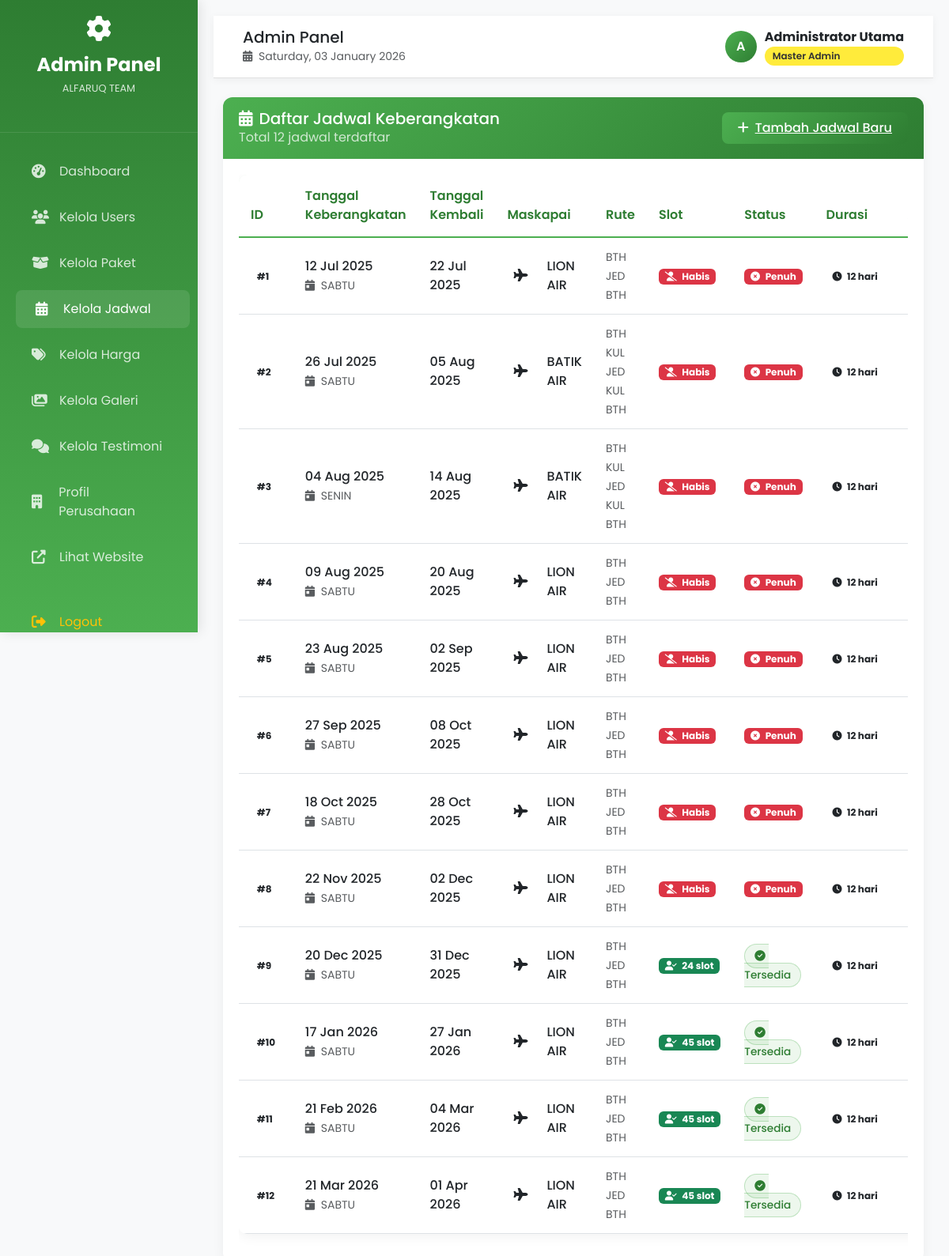
The page /admin/schedule.php (signed in) on the database its author committed.
### tables this page shows
CREATE TABLE `schedules` (
  `id` int(11) NOT NULL,
  `departure_date` date NOT NULL,
  `return_date` date NOT NULL,
  `available_slots` int(11) NOT NULL,
  `status` enum('available','full','cancelled') DEFAULT 'available',
  `airline` varchar(100) DEFAULT NULL,
  `route` varchar(100) DEFAULT NULL,
  `departure_day` varchar(20) DEFAULT NULL,
  `duration_days` int(11) DEFAULT NULL,
  `package_name` varchar(255) DEFAULT NULL,
  `package_description` text DEFAULT NULL,
  `package_price` decimal(10,2) DEFAULT NULL
);

### admin/schedule.php (the view, shortened to what this page needs)
<?php
require_once '../config/database.php';
$action = isset($_GET['action']) ? $_GET['action'] : 'list';
$stmt = $pdo->query("SELECT * FROM schedules ORDER BY departure_date ASC");
$schedules = $stmt->fetchAll();
?>
<!DOCTYPE html>
<html lang="id">
<head>
</head>
<body>
    <?php include 'includes/header.php'; ?>
    <div class="container-fluid mt-4">
        <?php if ($action == 'list'): ?>
        <div class="admin-card">
            <div class="card-header d-flex justify-content-between align-items-center">
                <div>
                    <h5 class="mb-0"><i class="fas fa-calendar-alt me-2"></i>Daftar Jadwal Keberangkatan</h5>
                    <p class="text-white mb-0 opacity-75">Total <?php echo count($schedules); ?> jadwal terdaftar</p>
                </div>
                <a href="?action=create" class="btn-admin-primary">
                    <i class="fas fa-plus me-2"></i>Tambah Jadwal Baru
                </a>
            </div>
            <div class="card-body">
                <?php if (empty($schedules)): ?>
                    <div class="text-center py-5">
                        <i class="fas fa-calendar-times fa-4x text-muted mb-4"></i>
                        <h5 class="text-muted">Belum ada jadwal</h5>
                        <p class="text-muted mb-4">Mulai dengan menambahkan jadwal baru</p>
                        <a href="?action=create" class="btn-admin-primary">
                            <i class="fas fa-plus me-2"></i>Tambah Jadwal Pertama
                        </a>
                    </div>
                <?php else: ?>
                    <div class="table-responsive">
                        <table class="table admin-table">
                            <thead>
                                <tr>
                                    <th>ID</th>
                                    <th>Tanggal Keberangkatan</th>
                                    <th>Tanggal Kembali</th>
                                    <th>Maskapai</th>
                                    <th>Rute</th>
                                    <th>Slot</th>
                                    <th>Status</th>
                                    <th>Durasi</th>
                                    <th>Aksi</th>
                                </tr>
                            </thead>
                            <tbody>
                                <?php foreach ($schedules as $item): ?>
                                <tr>
                                    <td>
                                        <span class="badge bg-light-green text-dark">#<?php echo $item['id']; ?></span>
                                    </td>
                                    <td>
                                        <div class="fw-medium">
                                            <?php echo date('d M Y', strtotime($item['departure_date'])); ?>
                                        </div>
                                        <small class="text-muted">
                                            <i class="fas fa-calendar-day me-1"></i>
                                            <?php echo $item['departure_day']; ?>
                                        </small>
                                    </td>
                                    <td>
                                        <div class="fw-medium">
                                            <?php echo date('d M Y', strtotime($item['return_date'])); ?>
                                        </div>
                                    </td>
                                    <td>
                                        <div class="d-flex align-items-center">
                                            <div class="rounded-circle bg-light-green p-2 me-3">
                                                <i class="fas fa-plane text-primary-green"></i>
                                            </div>
                                            <div>
                                                <div class="fw-medium"><?php echo htmlspecialchars($item['airline']); ?></div>
                                            </div>
                                        </div>
                                    </td>
                                    <td>
                                        <small class="text-muted"><?php echo htmlspecialchars($item['route']); ?></small>
                                    </td>
                                    <td>
                                        <?php if ($item['available_slots'] > 0): ?>
                                            <span class="badge bg-success">
                                                <i class="fas fa-user-check me-1"></i>
                                                <?php echo $item['available_slots']; ?> slot
                                            </span>
                                        <?php else: ?>
                                            <span class="badge bg-danger">
                                                <i class="fas fa-user-slash me-1"></i>
                                                Habis
                                            </span>
                                        <?php endif; ?>
                                    </td>
                                    <td>
                                        <?php if ($item['status'] === 'available'): ?>
                                            <span class="status-badge status-active">
                                                <i class="fas fa-check-circle me-1"></i>
                                                Tersedia
                                            </span>
                                        <?php elseif ($item['status'] === 'full'): ?>
                                            <span class="badge bg-danger">
                                                <i class="fas fa-times-circle me-1"></i>
                                                Penuh
                                            </span>
                                        <?php else: ?>
                                            <span class="badge bg-warning">
                                                <?php echo htmlspecialchars($item['status']); ?>
                                            </span>
                                        <?php endif; ?>
                                    </td>
                                    <td>
                                        <span class="badge bg-light-green text-dark">
                                            <i class="fas fa-clock me-1"></i>
                                            <?php echo $item['duration_days']; ?> hari
                                        </span>
                                    </td>
                                    <td>
                                    </td>
                                </tr>
                                <?php endforeach; ?>
                            </tbody>
                        </table>
                    </div>
                <?php endif; ?>
            </div>
        </div>
        <?php endif; ?>
    </div>
    <?php include 'includes/footer.php'; ?>
</body>
</html>

### admin/includes/header.php (style rules this page uses)
:root { --primary-green: #4CAF50; --dark-green: #2E7D32; --light-green: #E8F5E9; --accent-yellow: #FFEB3B; }
body { font-family: 'Poppins', sans-serif; background-color: #f8f9fa; }
.admin-card { background: white; border-radius: 12px; border: none; box-shadow: 0 4px 15px rgba(0,0,0,0.05); transition: transform 0.3s; }
.admin-card .card-header { background: linear-gradient(135deg, var(--primary-green) 0%, var(--dark-green) 100%); color: white; border-radius: 12px 12px 0 0 !important; padding: 15px 20px; border: none; }
.admin-card .card-body { padding: 20px; }
.btn-admin-primary { background: linear-gradient(135deg, var(--primary-green) 0%, var(--dark-green) 100%); color: white; border: none; border-radius: 8px; padding: 8px 20px; font-weight: 500; transition: all 0.3s; }
.admin-table { background: white; border-radius: 10px; overflow: hidden; box-shadow: 0 4px 15px rgba(0,0,0,0.05); }
.admin-table thead { background: var(--light-green); }
.admin-table th { font-weight: 600; color: var(--dark-green); border-bottom: 2px solid var(--primary-green); padding: 15px; }
.admin-table td { padding: 12px 15px; vertical-align: middle; }
.status-badge { padding: 5px 12px; border-radius: 20px; font-size: 0.85rem; font-weight: 500; }
.status-active { background: rgba(76, 175, 80, 0.1); color: var(--dark-green); border: 1px solid rgba(76, 175, 80, 0.3); }

### rows shown on the page
schedules: id "1", departure_date "12 Jul 2025", departure_day "SABTU", return_date "22 Jul 2025", airline "LION AIR", route "BTH JED BTH", available_slots 0 (drawn), status "full" (drawn), duration_days "12"
schedules: id "2", departure_date "26 Jul 2025", departure_day "SABTU", return_date "05 Aug 2025", airline "BATIK AIR", route "BTH KUL JED KUL BTH", available_slots 0 (drawn), status "full" (drawn), duration_days "12"
schedules: id "3", departure_date "04 Aug 2025", departure_day "SENIN", return_date "14 Aug 2025", airline "BATIK AIR", route "BTH KUL JED KUL BTH", available_slots 0 (drawn), status "full" (drawn), duration_days "12"
schedules: id "4", departure_date "09 Aug 2025", departure_day "SABTU", return_date "20 Aug 2025", airline "LION AIR", route "BTH JED BTH", available_slots 0 (drawn), status "full" (drawn), duration_days "12"
schedules: id "5", departure_date "23 Aug 2025", departure_day "SABTU", return_date "02 Sep 2025", airline "LION AIR", route "BTH JED BTH", available_slots 0 (drawn), status "full" (drawn), duration_days "12"
schedules: id "6", departure_date "27 Sep 2025", departure_day "SABTU", return_date "08 Oct 2025", airline "LION AIR", route "BTH JED BTH", available_slots 0 (drawn), status "full" (drawn), duration_days "12"
schedules: id "7", departure_date "18 Oct 2025", departure_day "SABTU", return_date "28 Oct 2025", airline "LION AIR", route "BTH JED BTH", available_slots 0 (drawn), status "full" (drawn), duration_days "12"
schedules: id "8", departure_date "22 Nov 2025", departure_day "SABTU", return_date "02 Dec 2025", airline "LION AIR", route "BTH JED BTH", available_slots 0 (drawn), status "full" (drawn), duration_days "12"
schedules: id "9", departure_date "20 Dec 2025", departure_day "SABTU", return_date "31 Dec 2025", airline "LION AIR", route "BTH JED BTH", available_slots "24", status "available" (drawn), duration_days "12"
schedules: id "10", departure_date "17 Jan 2026", departure_day "SABTU", return_date "27 Jan 2026", airline "LION AIR", route "BTH JED BTH", available_slots "45", status "available" (drawn), duration_days "12"
schedules: id "11", departure_date "21 Feb 2026", departure_day "SABTU", return_date "04 Mar 2026", airline "LION AIR", route "BTH JED BTH", available_slots "45", status "available" (drawn), duration_days "12"
schedules: id "12", departure_date "21 Mar 2026", departure_day "SABTU", return_date "01 Apr 2026", airline "LION AIR", route "BTH JED BTH", available_slots "45", status "available" (drawn), duration_days "12"

### other values the page prints
$page_titles[$current_page] "Admin Panel"
substr($_SESSION['admin_full_name'], 0, 1) "A"
$_SESSION['admin_full_name'] "Administrator Utama"
count($schedules) "12"
